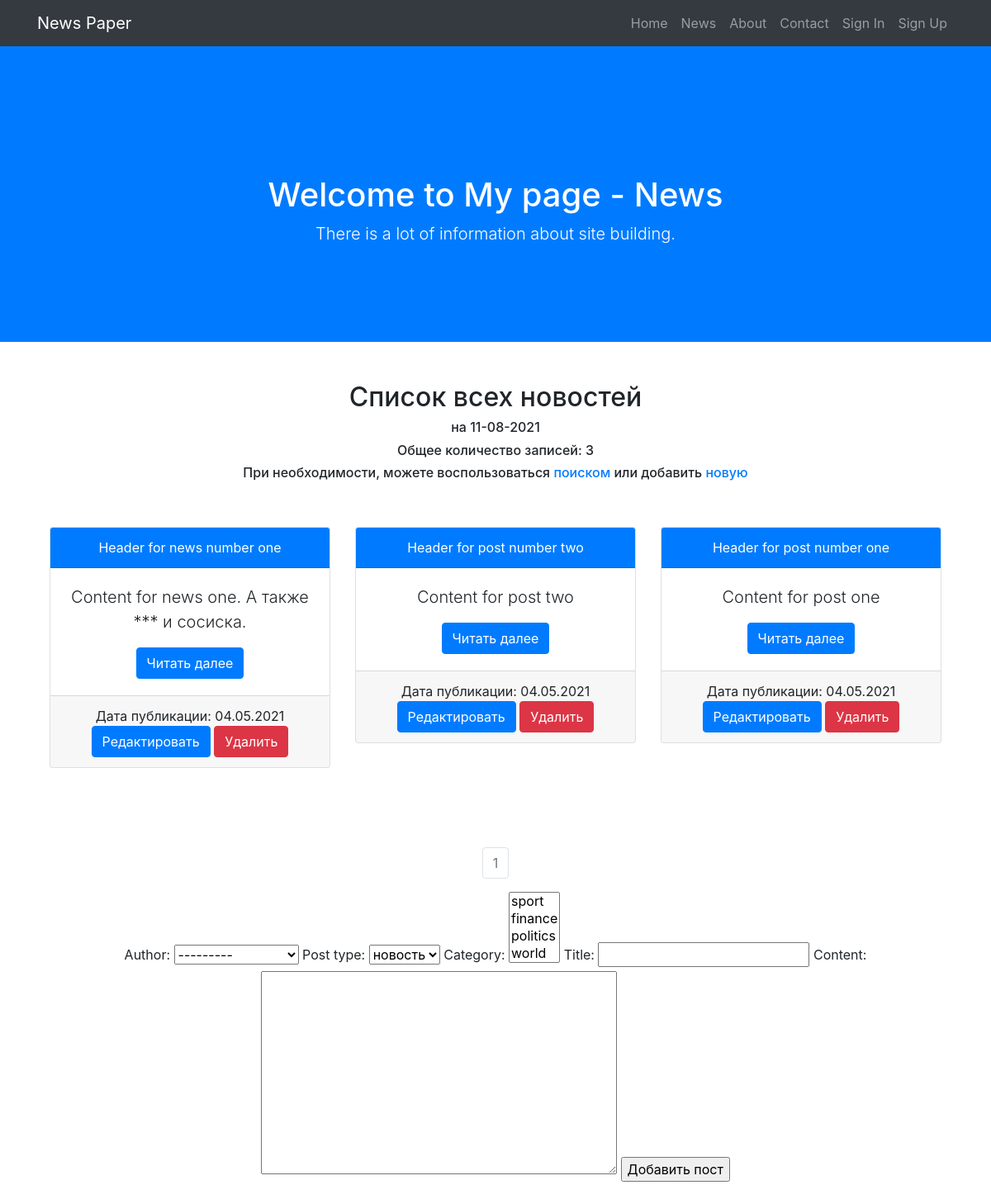
The page /news/ on the database as committed earlier.
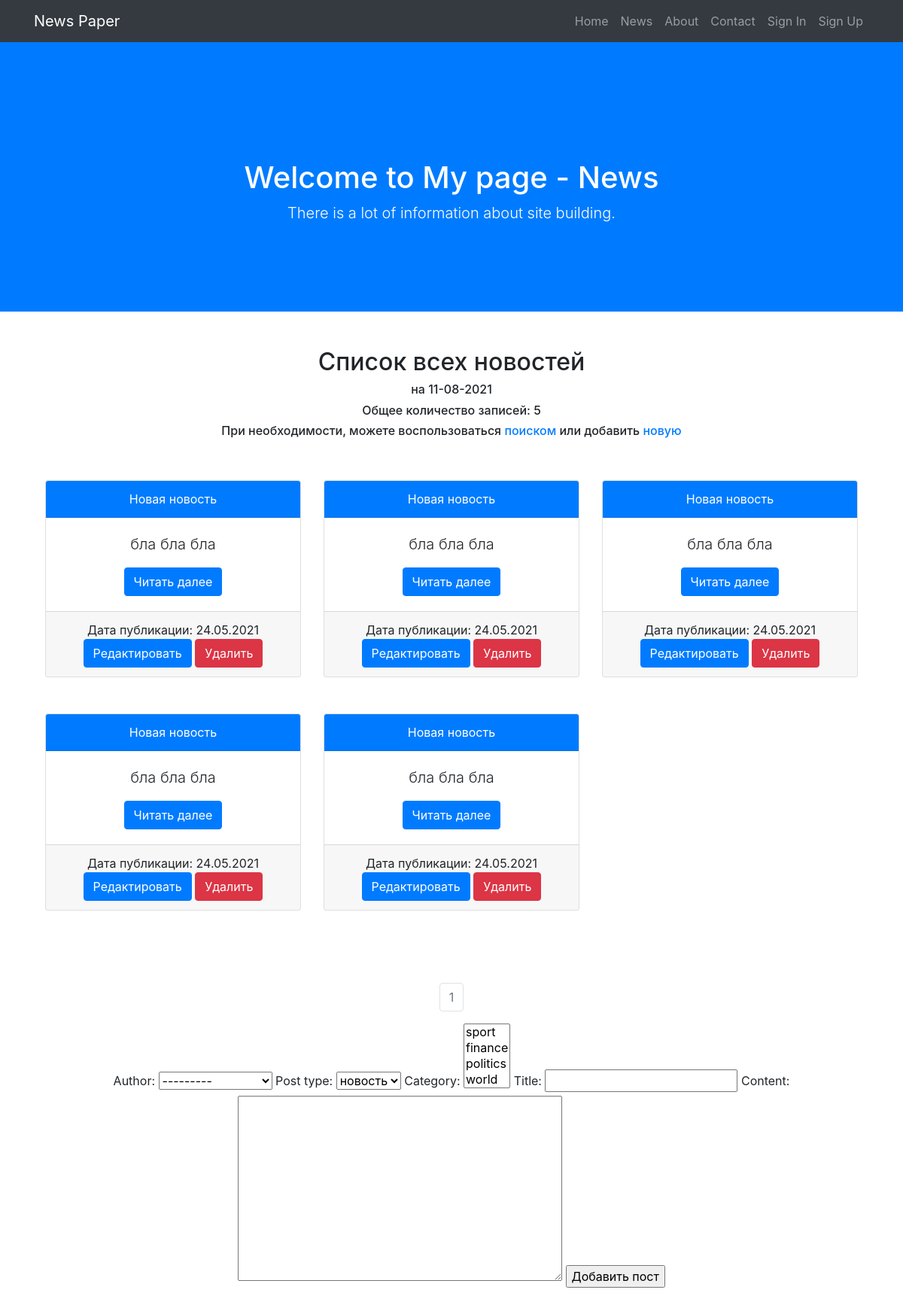
The same page on the database as committed later.
### news/models.py (models this page shows, shortened)
class Post(models.Model):
    post_types = [
        ('post', 'статья'),
        ('news', 'новость')
    ]
    author = models.ForeignKey(Author, on_delete=models.CASCADE)
    post_type = models.CharField(max_length=10, choices=post_types, default='news')
    created = models.DateTimeField(auto_now_add=True)
    category = models.ManyToManyField(Category, through='PostCategory')
    title = models.CharField(max_length=255)
    content = models.TextField()
    rating = models.FloatField(default=0)

### news/views.py (the view, shortened to what this page needs)
# urls.py: path('', NewsList.as_view()),
class NewsList(ListView):
    model = Post
    template_name = 'news/news_list.html'
    context_object_name = 'newslist'
    ordering = ['-created']
    paginate_by = 5
    form_class = PostForm
    def get_context_data(self, **kwargs):
        context = super().get_context_data(**kwargs)
        context['time_now'] = datetime.utcnow()
        context['categories'] = Category.objects.all()
        context['form'] = PostForm()
        return context

### news/forms.py
class PostForm(ModelForm):
    class Meta:
        model = Post
        fields = ['author', 'post_type', 'category', 'title', 'content']

### news/models.py (called while the page is built)
    def __str__(self):
        return self.category_name

### news/templatetags/news_filters.py (called while the page is built)
@register.filter(name='censor')
def censor(value):
    bad_words = ['редиска', 'сарделька']
    new_content = value
    for w in bad_words:
        new_content = new_content.replace(w, '***')
    return new_content

### templates/news/news_list.html (shortened to what this page needs)
{% extends 'newspaper/layout.html' %}
{% load news_filters %}
{% block header %}
    News
{% endblock %}
{% block content %}
    <div class="container">
        <div class="row">
            <div class="col-lg-12 mb-5">
                <h2>Список всех новостей</h2>
                <h6>на {{ time_now|date:'d-m-Y' }}</h6>
                <h6>Общее количество записей: {{ newslist|length }}</h6>
                <h6>При необходимости, можете воспользоваться <a href="search">поиском</a> или добавить <a href="{% url 'news_create' %}">новую</a> <br></h6>
            </div>
        </div>
        <div class="row">
            {% for n in newslist %}
                <div class="col-lg-4">
                    <div class="card mb-5">
                        <div class="card-header bg-primary text-white"><a class="text-white" href="/news/{{ n.id }}">{{ n.title|censor }}</a></div>
                        <div class="card-body">
                            <p class="lead">{{ n.content|truncatewords:20|censor }}</p>
                            <a class="btn btn-primary" href="/news/{{ n.id }}">Читать далее</a>
                        </div>
                        <div class="card-footer">
                            <div>Дата публикации: {{ n.created|date:'d.m.Y' }}</div>
                            <a class="btn btn-primary" href="{% url 'news_update' n.id %}">Редактировать</a>
                            <a class="btn btn-danger" href="{% url 'news_delete' n.id %}">Удалить</a>
                        </div>
                    </div>
                </div>
            {% endfor %}
        </div>
        <div class="row justify-content-center">
            <nav class="mt-5" aria-label="Page navigation">
                <ul class="pagination justify-content-center">
                    <li class="page-item disabled"><a class="page-link"
                                                      href="?page={{ page_obj.number }}">{{ page_obj.number }}</a></li>
                </ul>
            </nav>
        </div>
    </div>
    <form method="POST">
        {{ form }}
        <input type="submit" value="Добавить пост">
    </form>
{% endblock %}

Rows that differ between the two databases and show on the page:
no longer on this page (row unchanged): Post: title|censor "Header for news number one", content|censor "Content for news one. А также *** и сосиска.", created "04.05.2021"
no longer on this page (row unchanged): Post: title|censor "Header for post number two", content|censor "Content for post two", created "04.05.2021"
no longer on this page (row unchanged): Post: title|censor "Header for post number one", content|censor "Content for post one", created "04.05.2021"
added Post: title|censor "Новая новость", content|censor "бла бла бла", created "24.05.2021"
added Post: title|censor "Новая новость", content|censor "бла бла бла", created "24.05.2021"
added Post: title|censor "Новая новость", content|censor "бла бла бла", created "24.05.2021"
added Post: title|censor "Новая новость", content|censor "бла бла бла", created "24.05.2021"
added Post: title|censor "Новая новость", content|censor "бла бла бла", created "24.05.2021"
Other text that changed with them:
{{ newslist|length }}: "3" → "5"
